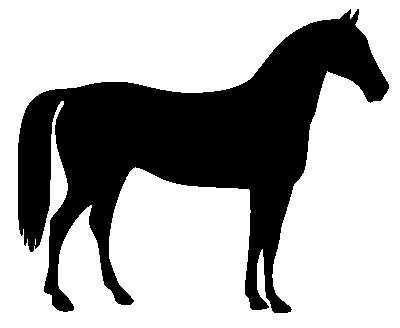
#> input picture skimage.data.horse(), 400 x 328 px
$ jupyter execute 'inciso7&8.ipynb'
#> lines starting #> are read from the running program, lines starting #| are printed output that depends on the picture; after the words box and inside, x2 and y2 are one past the last pixel; in counts of white or black regions, pixels touching at a corner belong together
[cell 1]
import numpy as np
from skimage.morphology import skeletonize
from skimage import data
import matplotlib.pyplot as plt
from skimage import io, morphology
from skimage.morphology import skeletonize
from skimage.transform import resize
from scipy.ndimage import distance_transform_edt
from skimage.data import binary_blobs

[cell 2]
# Cargar la imagen binaria de 'horse'
# Devuelve un array 2D booleano
# horse == True en el "caballo", y False en el fondo
horse = data.horse()
#> horse is the input picture: shape (328, 400) bool; 66.9% white; 1 black region, box (x1, y1, x2, y2) and area: (18, 9, 389, 313) 43412
horse =  np.logical_not(horse)
horse

[cell 3]
skeleton = skeletonize(horse)
#> skeleton: shape (328, 400) bool; 0.91% white in thin lines or dots, all inside (x1, y1, x2, y2) = (21, 9, 375, 310)

[cell 4]
# Transformada de distancia desde el borde
dist_edge = distance_transform_edt(horse)
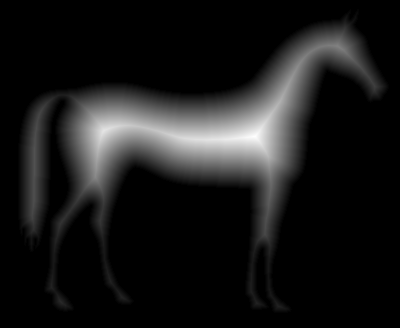
#> dist_edge: shape (328, 400) float64; min 0, max 53.34, mean 5.3; drawn with min black and max white

[cell 5]
# Transformada de distancia desde el esqueleto
# Invertimos el esqueleto para calcular la distancia a los "0"
# (es decir, al esqueleto) dentro de la región True
skeleton_inv = np.logical_not(skeleton)
dist_skel = distance_transform_edt(skeleton_inv)
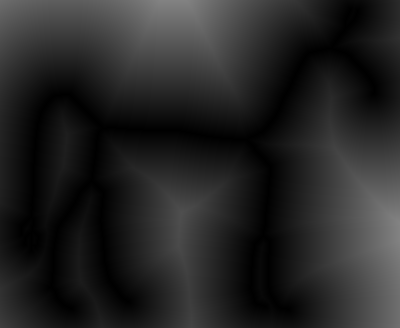
#> dist_skel: shape (328, 400) float64; min 0, max 131.4, mean 37.6

[cell 6]
fig, axes = plt.subplots(1, 4, figsize=(12, 3))
axes[0].imshow(horse, cmap='gray')
axes[0].set_title("Imagen binaria: Horse")
axes[0].axis('off')

axes[1].imshow(skeleton, cmap='gray')
axes[1].set_title("Esqueleto")
axes[1].axis('off')

axes[2].imshow(dist_edge, cmap='jet')
axes[2].set_title("Distancia desde el borde")
axes[2].axis('off')
# Transformada de distancia desde el esqueleto
# Invertimos el esqueleto para calcular la distancia a los "0"
# (es decir, al esqueleto) dentro de la región True
skeleton_inv = np.logical_not(skeleton)
dist_skel = distance_transform_edt(skeleton_inv)

axes[3].imshow(dist_skel, cmap='jet')
axes[3].set_title("Distancia desde el esqueleto")
axes[3].axis('off')

plt.tight_layout()
plt.show()
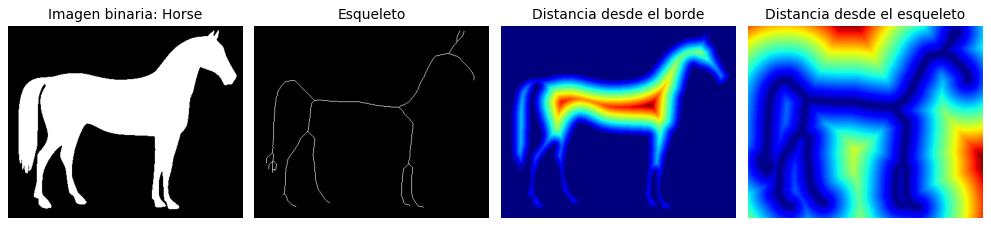
#> figure drawn by matplotlib, 4 panels

[cell 7]
from scipy.ndimage import convolve

[cell 8]
def find_endpoints(skel):
    """
    Dado un esqueleto binario (bool), retorna una máscara booleana
        con True en los endpoints.
        """
        # Vecindad 3x3 para contar vecinos (excluyendo el píxel central)
    kernel = np.array([[1,1,1],
                       [1,0,1],
                       [1,1,1]], dtype=np.uint8)
     # Contamos vecinos de cada píxe
    neighbours_count = convolve(skel.astype(np.uint8), kernel, mode="constant")

    endpoints = skel & (neighbours_count == 1)
    return endpoints

[cell 9]
from skimage import measure

def prune_iteration(skel, min_length = 10):
    """
    Elimina ramas cortas (< min_length) en una sola iteración.
    Retorna (skel_podado, hubo_cambios).
    """
    skel_pruned = skel.copy()
    changed = False

    # 1. Identificar endpoints
    endpoints = find_endpoints(skel)
    endpoint_positions = np.argwhere(endpoints)

    #Etiquetar componentes conecatods del esqueleto
    labels = measure.label(skel, connectivity=2)

    #Revisar cada endpoint
    for(ex, ey) in endpoint_positions:
        label = labels[ex,ey]
        if label == 0:
            continue

    #3. Tomamos la componente a la que pertenece
    component_mask = (labels == label)

    # Recorremos la rama desde este endpoint.
    # Simplificaremos: calculamos la distancia geodésica dentro
    # de la componente a cada otro endpoint. Si la distancia mínima
    # es < min_length, la borramos.
    # (Para una implementación más exacta, se puede hacer BFS/DFS.  )

    # Buscamos si hay otros endpoints en la misma componente.
    other_endpoints = endpoints & component_mask

    # Si solo tiene un endpoint, es un componente muy pequeño
        # o bien un extremo que no se conecta a nada.
        # Si hay >1 endpoint, medimos la distancia al "más cercano".
    n_endpoints_in_component = np.sum(other_endpoints)
    if n_endpoints_in_component <= 1:
        # No hay otra punta a la que conectarse, lo borramos
            # Elimino todos los píxeles de esa componente
        skel_pruned[component_mask] = False
        changed = True
    else:
        pass
    return skel_pruned, changed

[cell 10]
def prune_skeleton(skel, min_length = 10, max_iterations = 10):
#> called with min_length = 20, max_iterations = 10
    pruned = skel.copy()
    for _ in range(max_iterations):
        pruned, changed = prune_iteration(pruned, min_length)
        if not changed:
            break
#> this loop made 1 pass
#> (n_endpoints_in_component in prune_iteration, changed) on pass 1: (12, False)
#> pass 1, in find_endpoints, `endpoints = skel & (neighbours_count == 1)`:
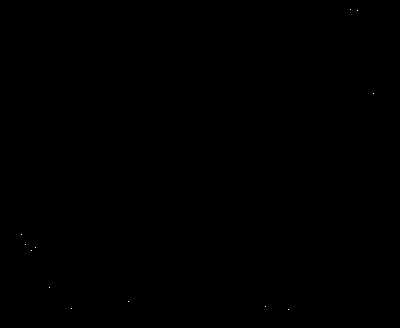
#> endpoints: shape (328, 400) bool; 0.01% white in thin lines or dots, all inside (x1, y1, x2, y2) = (21, 9, 374, 310)
    return pruned

[cell 11]
skeleton_pruned = prune_skeleton(skeleton, min_length=20, max_iterations= 10)
# Visualizar el esqueleto podado
plt.figure(figsize=(6,3))
plt.subplot(1,2,1)
plt.imshow(skeleton, cmap='gray')
plt.title("Esqueleto Original")
plt.axis('off')

plt.subplot(1,2,2)
plt.imshow(skeleton_pruned, cmap='gray')
plt.title("Esqueleto Podado")
plt.axis('off')

plt.show()

[cell 12]
import matplotlib.pyplot as plt
from skimage import io


# Cargar la imagen (en este ejemplo la guardas como 'dog.jpg')
img_color = io.imread("butterfly.jpeg")
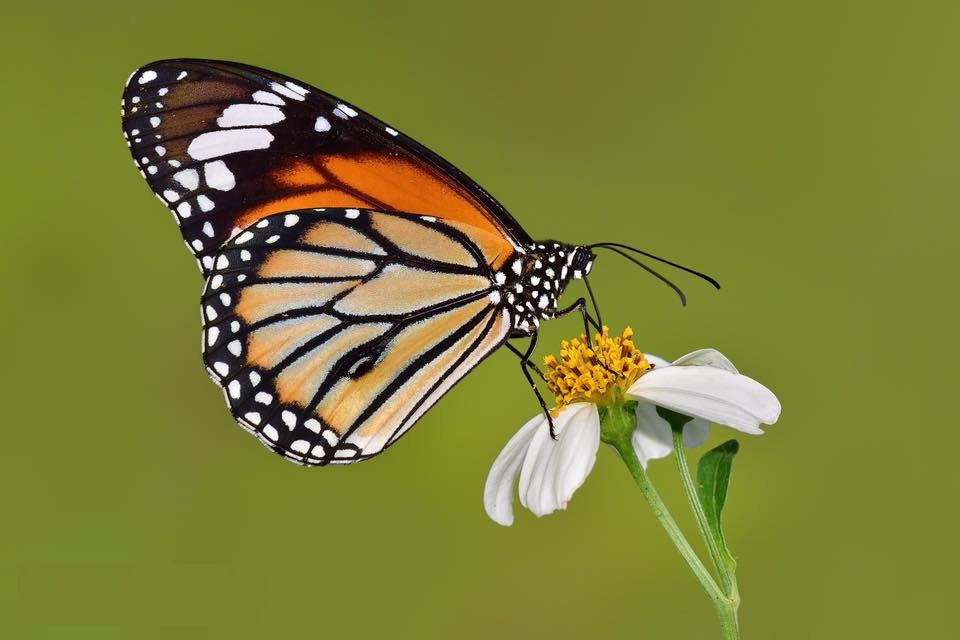
#> input picture butterfly.jpeg, 960 x 640 px
#> img_color is the input picture: shape (640, 960, 3); mean R, G, B 123.6, 126, 55

# Mostrar la imagen
plt.imshow(img_color)
plt.axis('off')
plt.show()

[cell 13]
from skimage.color import rgb2gray

butterfly_gray = rgb2gray(img_color)
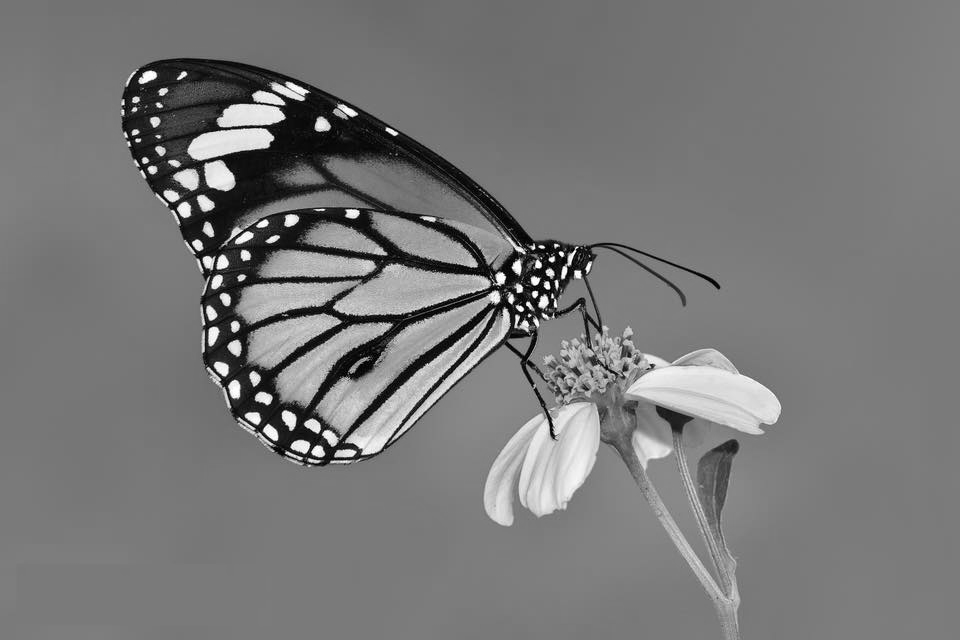
#> butterfly_gray: shape (640, 960) float64; min 0, max 1, mean 0.472

plt.imshow(butterfly_gray, cmap='gray')
plt.title("Escala de grises")
plt.axis('off')
plt.show()

[cell 14]
from skimage.filters import threshold_otsu

th = threshold_otsu(butterfly_gray)
#> th = 0.314
binary_img = butterfly_gray > th  # True donde la intensidad supera el umbral
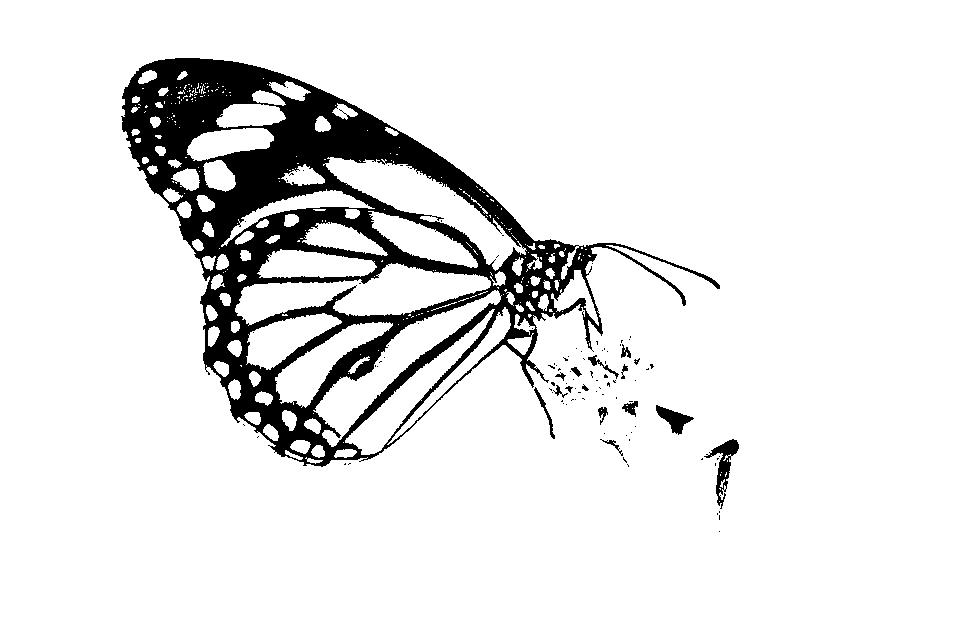
#> binary_img: shape (640, 960) bool; 90.3% white; 104 black regions (88 under 20 px), largest, box (x1, y1, x2, y2) and area: (121, 58, 720, 467) 57333, (704, 439, 739, 509) 719, (656, 405, 694, 435) 480
butterfly_binary= np.logical_not(binary_img)
plt.imshow(butterfly_binary, cmap='gray')
plt.title("Imagen binaria (umbral global)")
plt.axis('off')
plt.show()

[cell 15]
skeleton = skeletonize(butterfly_binary)
#> skeleton: shape (640, 960) bool; 1.6% white in thin lines or dots, all inside (x1, y1, x2, y2) = (122, 64, 734, 532)

[cell 16]
# Transformada de distancia desde el borde
dist_edge = distance_transform_edt(butterfly_binary)
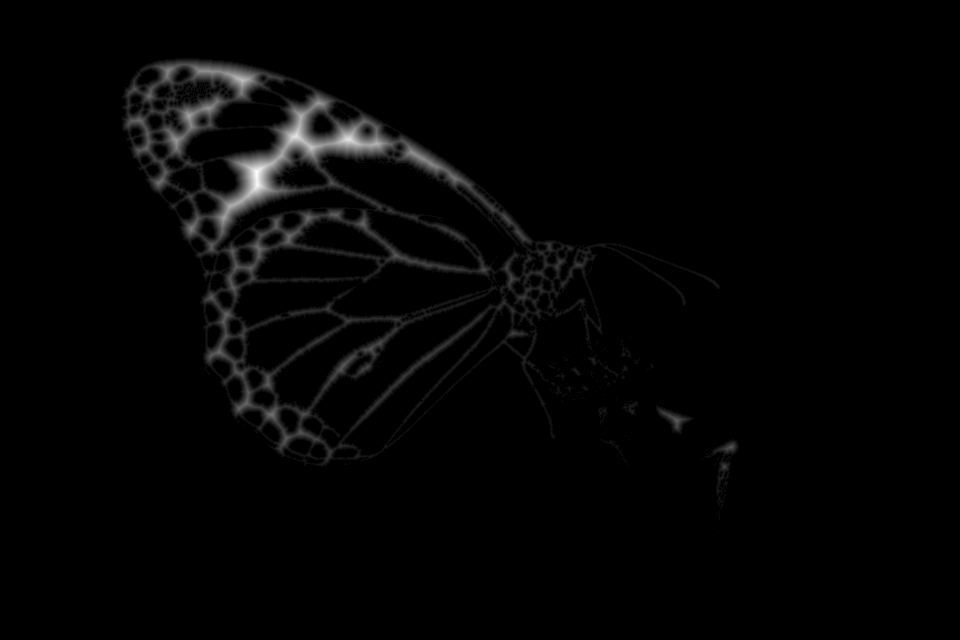
#> dist_edge: shape (640, 960) float64; min 0, max 22.2, mean 0.4; drawn with min black and max white

[cell 17]
# Transformada de distancia desde el esqueleto
# Invertimos el esqueleto para calcular la distancia a los "0"
# (es decir, al esqueleto) dentro de la región True
skeleton_inv = np.logical_not(skeleton)
dist_skel = distance_transform_edt(skeleton_inv)
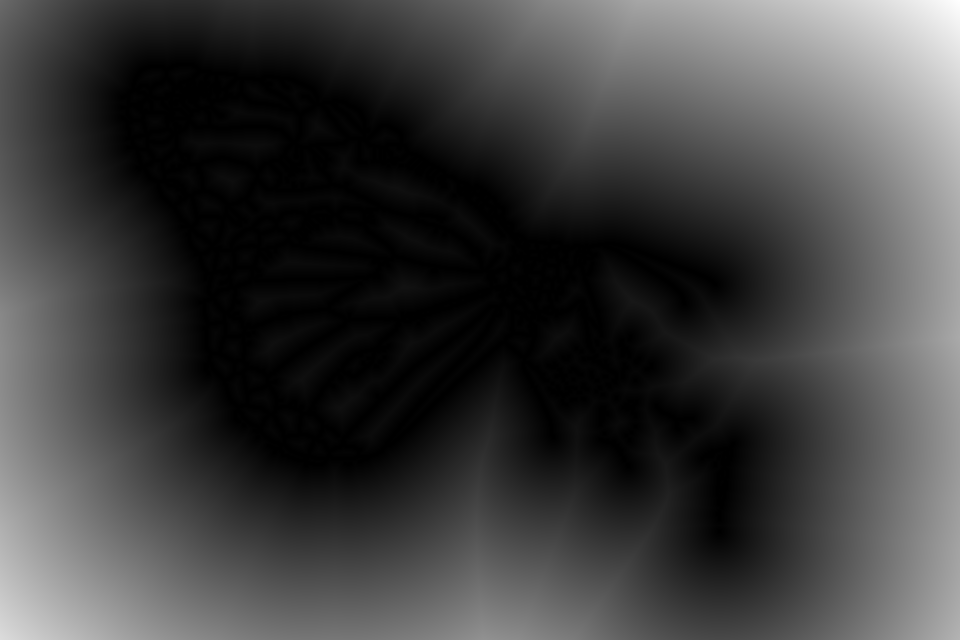
#> dist_skel: shape (640, 960) float64; min 0, max 374, mean 93.4; drawn with min black and max white

[cell 18]
fig, axes = plt.subplots(1, 4, figsize=(12, 3))
axes[0].imshow(butterfly_binary, cmap='gray')
axes[0].set_title("Imagen binaria: Butterfly")
axes[0].axis('off')

axes[1].imshow(skeleton, cmap='gray')
axes[1].set_title("Esqueleto")
axes[1].axis('off')

axes[2].imshow(dist_edge, cmap='jet')
axes[2].set_title("Distancia desde el borde")
axes[2].axis('off')
# Transformada de distancia desde el esqueleto
# Invertimos el esqueleto para calcular la distancia a los "0"
# (es decir, al esqueleto) dentro de la región True
skeleton_inv = np.logical_not(skeleton)
dist_skel = distance_transform_edt(skeleton_inv)

axes[3].imshow(dist_skel, cmap='jet')
axes[3].set_title("Distancia desde el esqueleto")
axes[3].axis('off')

plt.tight_layout()
plt.show()

[cell 19]
skeleton_pruned = prune_skeleton(skeleton, min_length=20, max_iterations= 30)
#> the loop in prune_skeleton (call 2), `for _ in range(max_iterations):` made 1 pass
#> (n_endpoints_in_component in prune_iteration, changed) on pass 1: (2, False)
#> pass 1, in prune_iteration (call 2), `labels = measure.label(skel, connectivity=2)`:
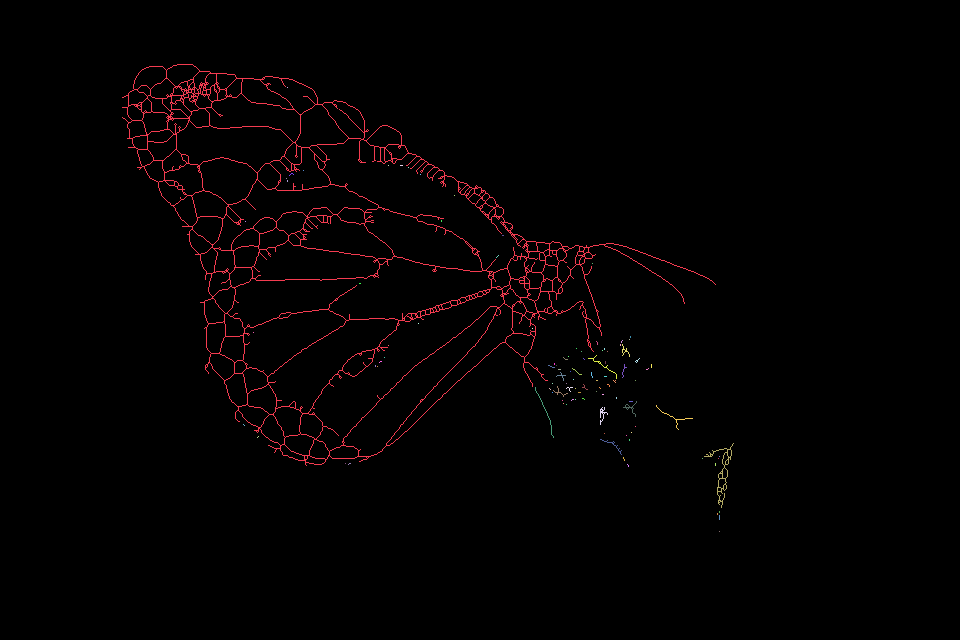
#> labels: shape (640, 960) int32; 105 distinct labels, from 0 to 104; one colour per label, 0 black
# Visualizar el esqueleto podado
plt.figure(figsize=(6,3))
plt.subplot(1,2,1)
plt.imshow(skeleton, cmap='gray')
plt.title("Esqueleto Original")
plt.axis('off')

plt.subplot(1,2,2)
plt.imshow(skeleton_pruned, cmap='gray')
plt.title("Esqueleto Podado")
plt.axis('off')

plt.show()
